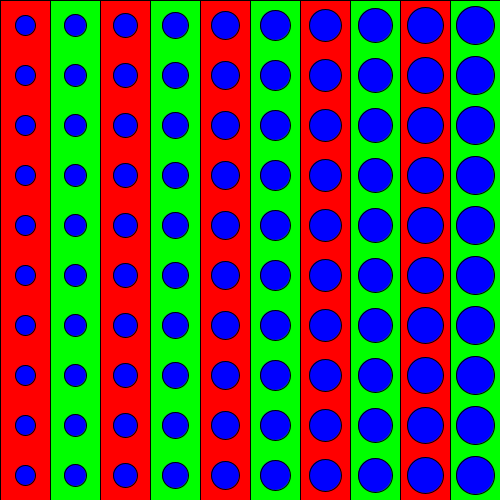
Frame 1 (no input)
Frame 60 (the mouse pressed at the canvas centre just before this capture): identical to frame 1, image omitted
Frame 120 (the mouse held since frame 60 and released just before this capture): identical to frame 1, image omitted

The Processing sketch that drew this single still picture (run headless with seeded random() and noise(); from frame 60 on, the mouse is pressed at the canvas centre):

// Processing sketch: Quest5_Repeat_Repeat_Repeat
// ── Quest5_Repeat_Repeat_Repeat.pde
/*
  Ryan Stander
*/
int xWall,xBall,yBall,ballSize;
int i;
void setup(){
size(500,500);
  wallpaper();
  balls();
  
}

void draw(){
  
  yBall=yBall+10;

  
}

void balls(){
  ballSize=20;
  fill(0,0,255); 
  for (yBall=25;yBall<height;yBall=yBall+50){   
     for (xBall=25;xBall<width;xBall=xBall+50){
      ellipse(xBall,yBall,ballSize,ballSize);
      ballSize=ballSize+2;
    }
    ballSize=20;
  } 
}
void wallpaper(){
 for (xWall=0;xWall<width;xWall=xWall+50){
    fill(255,0,0);
    rect(xWall,0,50,height);
    xWall=xWall+50;
    fill(0,255,0);
    rect(xWall,0,50,height);
 }
}
